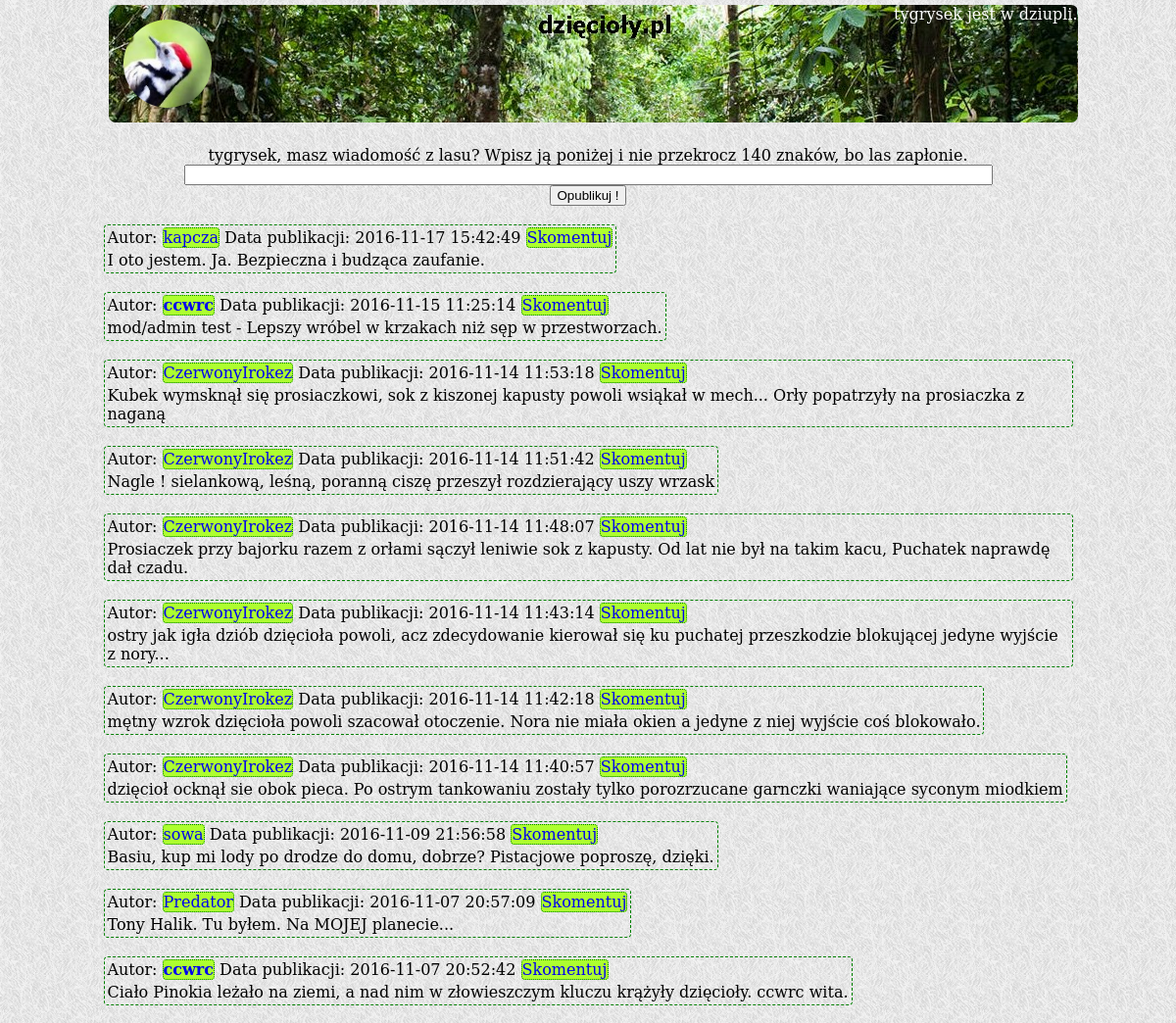
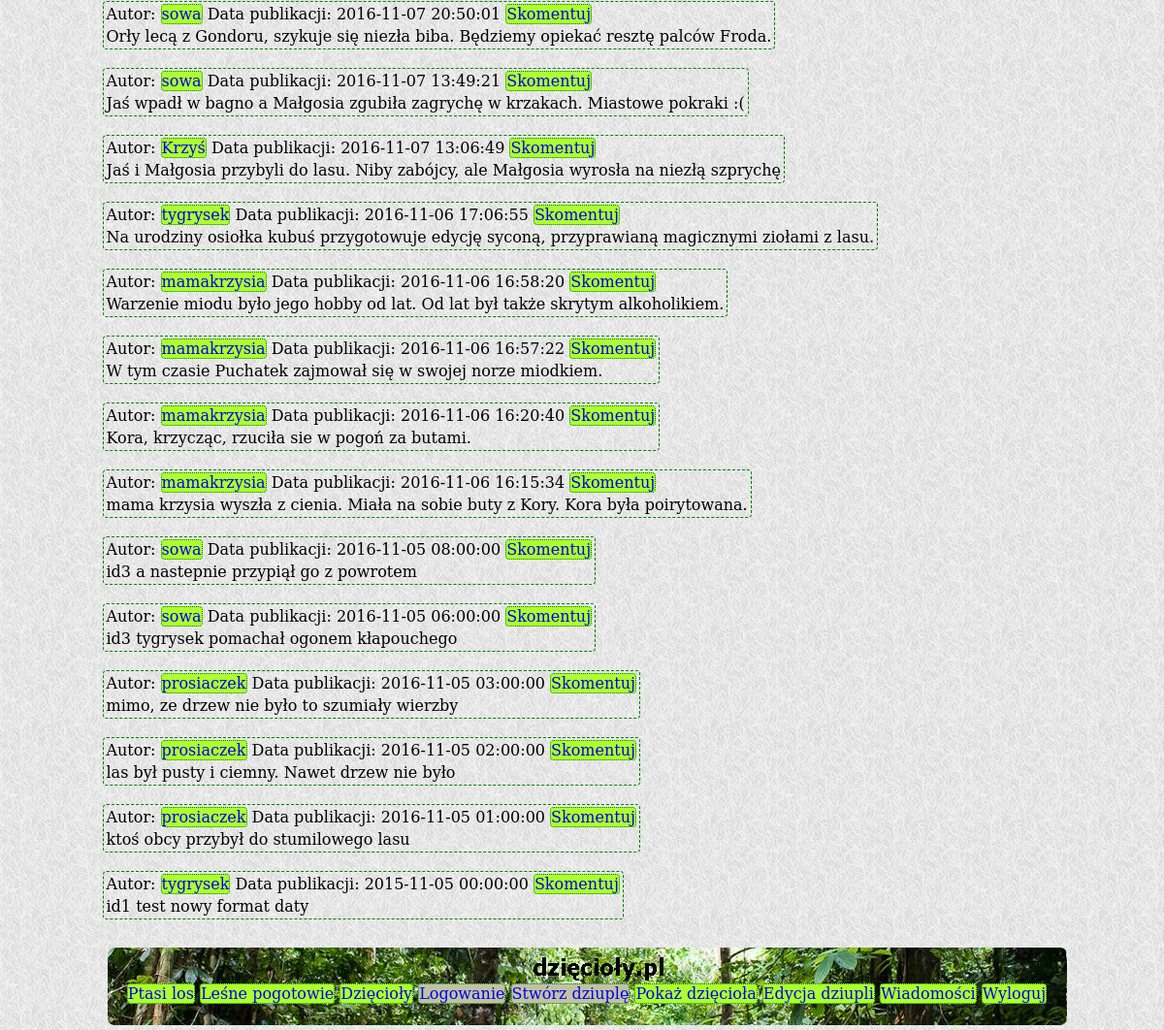
/index.php (signed in), run on the app's committed database (2 pictures, top to bottom).
### tables this page shows
CREATE TABLE `tweet` (
  `tweet_id` int(11) NOT NULL,
  `tweet_user_id` int(11) NOT NULL,
  `tweet_text` varchar(250) NOT NULL,
  `tweet_date` datetime DEFAULT NULL
);

CREATE TABLE `users` (
  `user_id` int(11) NOT NULL,
  `user_name` varchar(255) NOT NULL,
  `hashed_password` varchar(60) NOT NULL,
  `user_email` varchar(255) NOT NULL
);

### src/Tweet.php (called while the page is built, shortened)
<?php
class Tweet {
    private $userId;
    private $text;
    private $creationDate;
    public function __construct() {
        $this->userId = 0;
        $this->text = "";
        $this->creationDate = "";
    }
    public function getUserId() {
        return $this->userId;
    }
    public function getText() {
        return $this->text;
    }
    public function getCreationDate() {
        return $this->creationDate;
    }
    static public function loadAllTweets(mysqli $conn) {
        $sql = "SELECT * FROM tweet ORDER BY tweet_date DESC";
        $result = $conn->query($sql);
        $ret = [];
        if ($result == true && $result->num_rows != 0) {
            foreach ($result as $row) {
                $loadTweet = new Tweet();
                $loadTweet->tweetId = $row['tweet_id'];
                $loadTweet->userId = $row['tweet_user_id'];
                $loadTweet->text = $row['tweet_text'];
                $loadTweet->creationDate = $row['tweet_date'];
                $ret[$loadTweet->tweetId] = $loadTweet;
            }
        }
        return $ret;
    }
}
?>

### src/User.php (called while the page is built, shortened)
<?php
class User {
    private $username;
    public function __construct() {
        $this->username = "";
    }
    public function getUsername() {
        return $this->username;
    }
    static public function loadUserById(mysqli $conn, $id){
        $sql = "SELECT * FROM users WHERE user_id=$id";
        $result = $conn->query($sql);
        if($result != false && $result->num_rows == 1) {
        $row = $result->fetch_assoc();
        $loadedUser = new User();
        $loadedUser->id = $row['user_id'];
        $loadedUser->username = $row['user_name'];
        $loadedUser->hashedPassword = $row['hashed_password'];
        $loadedUser->email = $row['user_email'];
        return $loadedUser;
        }
        return null;
     }
}
?>

### src/arrays.php (called while the page is built)
<?php
$searchIn = [
    "https://www.google.pl/?gws_rd=ssl#q=", "http://www.bing.com/search?q=",
    "https://yandex.ru/search/?lr=10472&msid=1479322480.01653.22873.4847&text=",
    "http://www.ask.com/web?q=",
    "https://duckduckgo.com/?q=", "http://www.entireweb.com/#q="
];
$searchWords = [
    "korniki są smaczne", "dzięcioły terroryzują indonezję", "kuźnia dzięcioła",
    "szkolny dzięcioł", "dzięcioł reliktowy", "na co dybie w wielorybie czubek nosa eskimosa",
    "lepszy dzięcioł w garści niż gruszki na wierzbie",
    "Bądź wytrwały i bez przerwy potrząsaj drzewem, a zawsze z niego coś spadnie",
    "Lepiej mniej grzmotów w ustach i więcej piorunów w garści",
    "kto się bawi lasem, lepiej niedźwiedzia niż ludzi pamięta",
    "Dzięcioł drzewo kłuje i nos sobie psuje", "Dzięciołowi swój nos nie wadzi",
    "Ptak w klatce niewesoło śpiewa", "dzięcioły uganiają się za sikorkami"
];

### index.php (the view, shortened to what this page needs)
<?php
  include_once "src/User.php";
  include_once "src/Tweet.php";
  include_once 'src/arrays.php';
  $searchMax = count($searchIn);
  $wordMax = count($searchWords);
  $randSearch = rand(1, $searchMax) - 1;
  $randWord = rand(1, $wordMax) - 1;
  $linkSearch = $searchIn[$randSearch];
  $linkWord = $searchWords[$randWord];
?>
<!DOCTYPE HTML>
<html lang="pl">
<head>
	<link rel="stylesheet" href="css/style.css" type="text/css" />
</head>
<body>
  <div class="container">
	  <div class="logo" id="mainBackLogo">
            <img class="logoimage" id="logoimage" src="img/logo.jpg">
            <div class="logged"> <?=$_SESSION['logged']?> jest w dziupli. </div>
	  </div>
      <div class="content">
      <br/>
      <center>
        <form method="POST" action="#">
          <?=$_SESSION['logged']?>, masz wiadomość z lasu? Wpisz ją poniżej i nie przekrocz 140 znaków, bo las zapłonie.<br/>
          <input type="text" size="100" name="newtweet"
            pattern=".{3,140}" required title="Minimalna liczba znaków to 3, maksymalna 140"/> <br/>
          <input type="submit" value="Opublikuj !"/>
      </form>
      </center> <br/>
<?php
  $conn = getDbConnection();
  $allTweets = Tweet::loadAllTweets($conn);
  foreach ($allTweets as $tweet) {
    $userId = $tweet->getUserId();
    $tweetId = $tweet->tweetId;
    echo "<table class='tweet'>";
    echo "<tr><td> ";
    echo "Autor: <a href=\"showuser.php?strangeuser=$userId\">" .User::loadUserById($conn, $userId)->getUsername(). "</a> ";
    echo "Data publikacji: " . $tweet->getCreationDate() . " ";
    echo "<a href=\"detail.php?tweetid=$tweetId&fromindex=true\">Skomentuj</a>";
    echo "</td></tr> <tr><td>";
    echo $tweet->getText();
    echo "</td></tr>";
    echo "</table> <br/>";
  }
?>
      <br/><br/><br/><br/><br/>
      </div>
      <div class ="footer">
                  <br/><br/>
                  <a href="<?=$linkSearch?><?=$linkWord?>" target="_blank">Ptasi los</a>
                  <a href="http://www.lesnepogotowie.pl/" target="_blank">Leśne pogotowie</a>
		  <a href="index.php">Dzięcioły</a>
		  <a id="footerlink2" href="logon.php">Logowanie</a>
		  <a id="footerlink3" href="create.php">Stwórz dziuplę</a>
		  <a href="showuser.php">Pokaż dzięcioła</a>
		  <a href="edituser.php">Edycja dziupli</a>
		  <a href="messages.php">Wiadomości</a>
		  <a href="logoff.php">Wyloguj</a>
      </div>
  </div>
</body>
</html>

### css/style.css (style rules this page uses)
html, body { font-family: 'DejaVu Serif', 'Liberation Serif'; margin:0; padding:0; height:100%; background-image: url("../img/grey_sandbag.png"); }
div.container { min-height:100%; position:relative; width: 989px; margin: 0 auto; }
div.logo { background-image: url("../img/backlogo.jpg"); width: 989px; min-height:120px; margin: 5px; border-radius: 7px; }
div.content { width: 989px; }
div.footer { clear: both; position: fixed; bottom: 0; background-image: url("../img/backlogo.jpg"); width: 989px; min-height:80px; margin: 5px; border-radius: 7px; text-align: center; color: white; }
.logoimage { height: 90px; width: 90px; border-radius: 45px; margin: 15px; float: left; }
a { border: dotted 1px; border-radius: 4px; border-color: green; text-decoration: none; background-color: greenyellow; }
.tweet { border: dashed 1px green; border-radius: 4px; }
div.logged { text-align: right; color: white; }
#footerlink8, #footerlink7, #footerlink6, #footerlink5, #footerlink4, #footerlink3, #footerlink2 { background-color: #c2c2a3; }

### data on the page
tweet: tweet_user.user_name "kapcza", tweet_date "2016-11-17 15:42:49", tweet_text "I oto jestem. Ja. Bezpieczna i budząca zaufanie."
tweet: tweet_user.user_name "ccwrc", tweet_date "2016-11-15 11:25:14", tweet_text "mod/admin test - Lepszy wróbel w krzakach niż sęp w przestworzach."
tweet: tweet_user.user_name "CzerwonyIrokez", tweet_date "2016-11-14 11:53:18", tweet_text "Kubek wymsknął się prosiaczkowi, sok z kiszonej kapusty powoli wsiąkał w mech... Orły popatrzyły na prosiaczka z naganą"
tweet: tweet_user.user_name "CzerwonyIrokez", tweet_date "2016-11-14 11:51:42", tweet_text "Nagle ! sielankową, leśną, poranną ciszę przeszył rozdzierający uszy wrzask"
tweet: tweet_user.user_name "CzerwonyIrokez", tweet_date "2016-11-14 11:48:07", tweet_text "Prosiaczek przy bajorku razem z orłami sączył leniwie sok z kapusty. Od lat nie był na takim kacu, Puchatek naprawdę dał czadu."
tweet: tweet_user.user_name "CzerwonyIrokez", tweet_date "2016-11-14 11:43:14", tweet_text "ostry jak igła dziób dzięcioła powoli, acz zdecydowanie kierował się ku puchatej przeszkodzie blokującej jedyne wyjście z nory..."
tweet: tweet_user.user_name "CzerwonyIrokez", tweet_date "2016-11-14 11:42:18", tweet_text "mętny wzrok dzięcioła powoli szacował otoczenie. Nora nie miała okien a jedyne z niej wyjście coś blokowało."
tweet: tweet_user.user_name "CzerwonyIrokez", tweet_date "2016-11-14 11:40:57", tweet_text "dzięcioł ocknął sie obok pieca. Po ostrym tankowaniu zostały tylko porozrzucane garnczki waniające syconym miodkiem"
tweet: tweet_user.user_name "sowa", tweet_date "2016-11-09 21:56:58", tweet_text "Basiu, kup mi lody po drodze do domu, dobrze? Pistacjowe poproszę, dzięki."
tweet: tweet_user.user_name "Predator", tweet_date "2016-11-07 20:57:09", tweet_text "Tony Halik. Tu byłem. Na MOJEJ planecie..."
tweet: tweet_user.user_name "ccwrc", tweet_date "2016-11-07 20:52:42", tweet_text "Ciało Pinokia leżało na ziemi, a nad nim w złowieszczym kluczu krążyły dzięcioły. ccwrc wita."
tweet: tweet_user.user_name "sowa", tweet_date "2016-11-07 20:50:01", tweet_text "Orły lecą z Gondoru, szykuje się niezła biba. Będziemy opiekać resztę palców Froda."
tweet: tweet_user.user_name "sowa", tweet_date "2016-11-07 13:49:21", tweet_text "Jaś wpadł w bagno a Małgosia zgubiła zagrychę w krzakach. Miastowe pokraki :("
tweet: tweet_user.user_name "Krzyś", tweet_date "2016-11-07 13:06:49", tweet_text "Jaś i Małgosia przybyli do lasu. Niby zabójcy, ale Małgosia wyrosła na niezłą szprychę"
tweet: tweet_user.user_name "tygrysek", tweet_date "2016-11-06 17:06:55", tweet_text "Na urodziny osiołka kubuś przygotowuje edycję syconą, przyprawianą magicznymi ziołami z lasu."
tweet: tweet_user.user_name "mamakrzysia", tweet_date "2016-11-06 16:58:20", tweet_text "Warzenie miodu było jego hobby od lat. Od lat był także skrytym alkoholikiem."
tweet: tweet_user.user_name "mamakrzysia", tweet_date "2016-11-06 16:57:22", tweet_text "W tym czasie Puchatek zajmował się w swojej norze miodkiem."
tweet: tweet_user.user_name "mamakrzysia", tweet_date "2016-11-06 16:20:40", tweet_text "Kora, krzycząc, rzuciła sie w pogoń za butami."
tweet: tweet_user.user_name "mamakrzysia", tweet_date "2016-11-06 16:15:34", tweet_text "mama krzysia wyszła z cienia. Miała na sobie buty z Kory. Kora była poirytowana."
tweet: tweet_user.user_name "sowa", tweet_date "2016-11-05 08:00:00", tweet_text "id3 a nastepnie przypiął go z powrotem"
tweet: tweet_user.user_name "sowa", tweet_date "2016-11-05 06:00:00", tweet_text "id3 tygrysek pomachał ogonem kłapouchego"
tweet: tweet_user.user_name "prosiaczek", tweet_date "2016-11-05 03:00:00", tweet_text "mimo, ze drzew nie było to szumiały wierzby"
tweet: tweet_user.user_name "prosiaczek", tweet_date "2016-11-05 02:00:00", tweet_text "las był pusty i ciemny. Nawet drzew nie było"
tweet: tweet_user.user_name "prosiaczek", tweet_date "2016-11-05 01:00:00", tweet_text "ktoś obcy przybył do stumilowego lasu"
tweet: tweet_user.user_name "tygrysek", tweet_date "2015-11-05 00:00:00", tweet_text "id1 test nowy format daty"

### other printed values
$_SESSION['logged'] "tygrysek"
